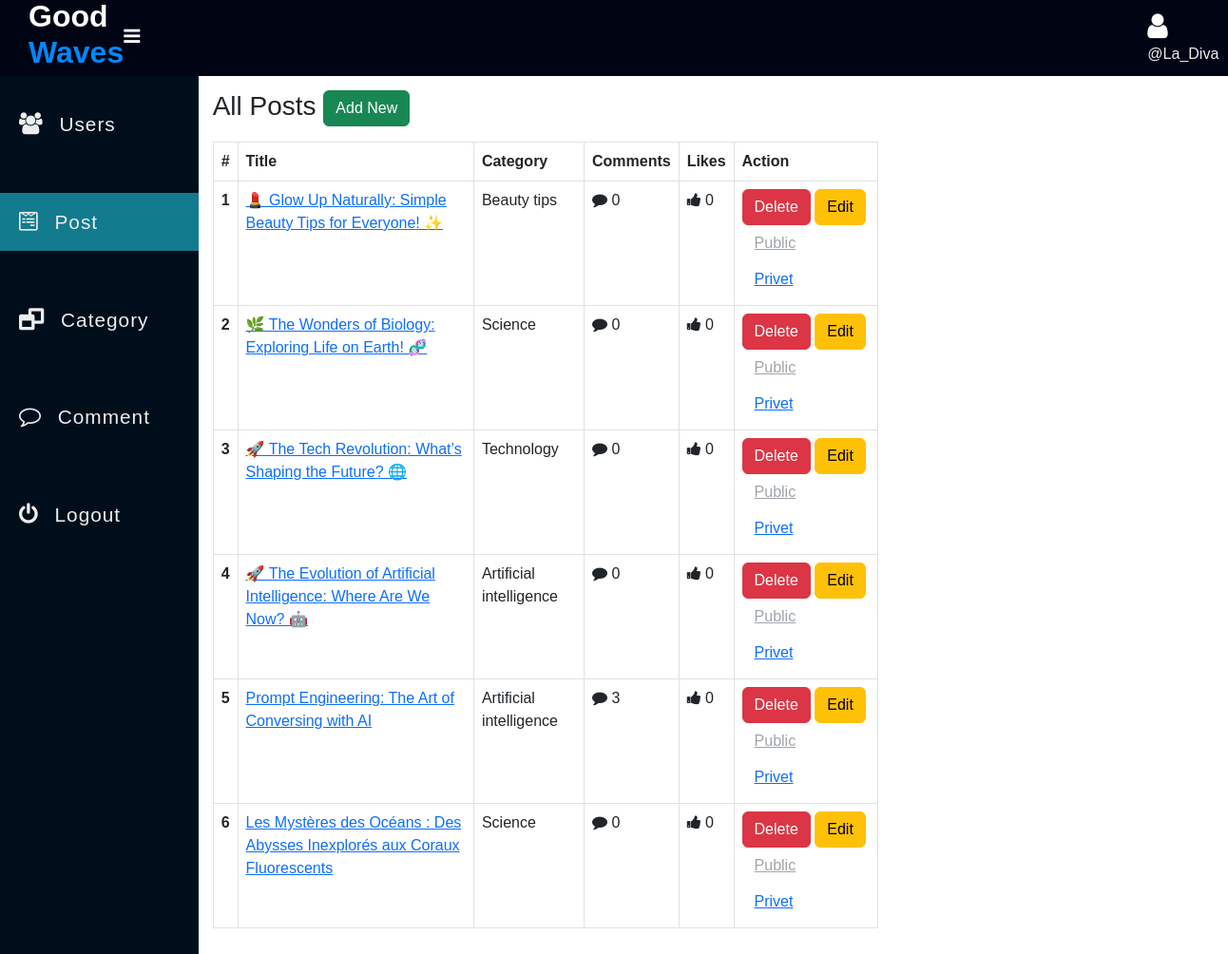
Screenshot of /admin/Post.php (signed in) with the database file from the repository.
### tables this page shows
CREATE TABLE `post` (
  `post_id` int(11) NOT NULL,
  `post_title` varchar(127) NOT NULL,
  `post_text` text NOT NULL,
  `category` int(11) NOT NULL,
  `publish` int(2) NOT NULL DEFAULT 1,
  `cover_url` varchar(255) NOT NULL DEFAULT 'default.jpg',
  `created_at` datetime NOT NULL DEFAULT current_timestamp()
);

CREATE TABLE `category` (
  `id` int(11) NOT NULL,
  `category` varchar(127) NOT NULL
);

### admin/data/Post.php (called while the page is built, shortened)
<?php
function getAllDeep($conn){
   $sql = "SELECT * FROM post";
   $stmt = $conn->prepare($sql);
   $stmt->execute();
   if($stmt->rowCount() >= 1){
         $data = $stmt->fetchAll();
         return $data;
   }else {
       return 0;
   }
}
function getCategoryById($conn, $id){
   $sql = "SELECT * FROM category WHERE id=?";
   $stmt = $conn->prepare($sql);
   $stmt->execute([$id]);
   if($stmt->rowCount() >= 1){
         $data = $stmt->fetch();
         return $data;
   }else {
       return 0;
   }
}

### admin/data/Comment.php (called while the page is built, shortened)
<?php
function CountByPostID($conn, $id){
   $sql = "SELECT * FROM comment WHERE post_id=?";
   $stmt = $conn->prepare($sql);
   $stmt->execute([$id]);
   return $stmt->rowCount();
}
function likeCountByPostID($conn, $id){
   $sql = "SELECT * FROM post_like WHERE post_id=?";
   $stmt = $conn->prepare($sql);
   $stmt->execute([$id]);
   return $stmt->rowCount();
}

### admin/Post.php (the view, shortened to what this page needs)
<?php
if (isset($_SESSION['admin_id']) && isset($_SESSION['username'])) {
 ?>
<!DOCTYPE html>
<html>
<head>
	<link rel="stylesheet" href="https://stackpath.bootstrapcdn.com/font-awesome/4.7.0/css/font-awesome.min.css">
	<link href="https://cdn.jsdelivr.net/npm/bootstrap@5.3.0/dist/css/bootstrap.min.css" rel="stylesheet">
	<link rel="stylesheet" href="../css/side-bar.css">
	<link rel="stylesheet" href="../css/style.css">
</head>
<body>
	<?php
	  include "inc/side-nav.php";
      include_once("data/Post.php");
      include_once("data/Comment.php");
      include_once("../db_conn.php");
      $posts = getAllDeep($conn);
	?>
	 <div class="main-table">
	 	<h3 class="mb-3">All Posts
	 		<a href="post-add.php" class="btn btn-success">Add New</a></h3>
	 	<?php if ($posts != 0) { ?>
	 	<table class="table t1 table-bordered">
		  <thead>
		    <tr>
		      <th scope="col">#</th>
		      <th>Title</th>
		      <th>Category</th>
		      <th>Comments</th>
		      <th>Likes</th>
		      <th>Action</th>
		    </tr>
		  </thead>
		  <tbody>
		  	<?php foreach ($posts as $post) {
		  	$category = getCategoryById($conn, $post['category']);
		  	?>
		    <tr>
		      <th scope="row"><?=$post['post_id'] ?></th>
		      <td><a href="single_post.php?post_id=<?=$post['post_id'] ?>"><?=$post['post_title'] ?></a></td>
		      <td>
		      	<?=$category['category']?>
		      </td>
		      <td>
		      	<i class="fa fa-comment" aria-hidden="true"></i>
		        <?php
                    echo CountByPostID($conn, $post['post_id']);
		         ?>
		      </td>
		      <td>
		      	<i class="fa fa-thumbs-up" aria-hidden="true"></i>
		        <?php
                    echo likeCountByPostID($conn, $post['post_id']);
		         ?>
		     </td>
		      <td>
		      	<a href="post-delete.php?post_id=<?=$post['post_id'] ?>" class="btn btn-danger">Delete</a>
		      	<a href="post-edit.php?post_id=<?=$post['post_id'] ?>" class="btn btn-warning">Edit</a>
                <?php
                   if ($post['publish'] == 1) {
                 ?>
		      	<a href="post-publish.php?post_id=<?=$post['post_id'] ?>&publish=1" class="btn btn-link disabled">Public</a>
		      	<a href="post-publish.php?post_id=<?=$post['post_id'] ?>&publish=0" class="btn btn-link " >Privet</a>
		      <?php }else{ ?>
		      	<a href="post-publish.php?post_id=<?=$post['post_id'] ?>&publish=1" class="btn btn-link ">Public</a>
		      	<a href="post-publish.php?post_id=<?=$post['post_id'] ?>&publish=0" class="btn btn-link disabled" >Privet</a>
		      <?php } ?>
		      </td>
		    </tr>
		    <?php } ?>
		  </tbody>
		</table>
	<?php }else{ ?>
		<div class="alert alert-warning">
			Empty!
		</div>
	<?php } ?>
	 </div>
	</section>
	</div>
</body>
</html>
<?php }else {
	header("Location: ../admin-login.php");
	exit;
} ?>

### css/side-bar.css (style rules this page uses)
* { padding: 0; margin: 0; box-sizing: border-box; font-family: arial, sans-serif; }

### css/style.css (style rules this page uses)
.main-table { width: 90%; max-width: 700px; }

### rows the page displays
post: post_id "1", post_title "💄 Glow Up Naturally: Simple Beauty Tips for Everyone! ✨", category.category "Beauty tips", post_id "0"
post: post_id "2", post_title "🌿 The Wonders of Biology: Exploring Life on Earth! 🧬", category.category "Science", post_id "0"
post: post_id "3", post_title "🚀 The Tech Revolution: What’s Shaping the Future? 🌐", category.category "Technology", post_id "0"
post: post_id "4", post_title "🚀 The Evolution of Artificial Intelligence: Where Are We Now? 🤖", category.category "Artificial intelligence", post_id "0"
post: post_id "5", post_title "Prompt Engineering: The Art of Conversing with AI", category.category "Artificial intelligence", post_id "3", post_id "0"
post: post_id "6", post_title "Les Mystères des Océans : Des Abysses Inexplorés aux Coraux Fluorescents", category.category "Science", post_id "0"

### other values shown
$_SESSION['username'] "La_Diva"
